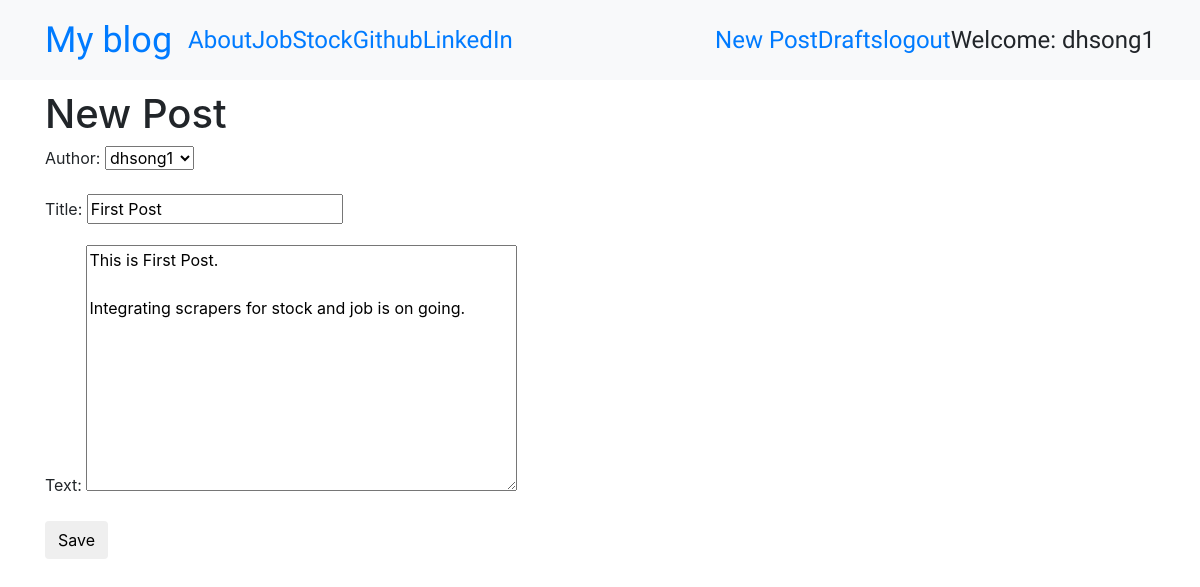
Screenshot of /post/1/edit/ (signed in) with the database file from the repository.
### blog/models.py (models this page shows, shortened)
class Post(models.Model):
    author = models.ForeignKey('auth.User', on_delete=models.CASCADE)
    title = models.CharField(max_length=200)
    text = models.TextField()
    created_date = models.DateTimeField(default=timezone.now)
    published_date = models.DateTimeField(blank=True, null=True)

### blog/views.py (the view)
# urls.py: path('post/<int:pk>/edit/',views.Post_Update_View.as_view(),name='post_edit'),
class Post_Update_View(LoginRequiredMixin,UpdateView):
    login_url = '/login/'
    redirect_field_name = 'blog/post_detail.html'
    form_class = PostForm
    model = Post

### blog/forms.py
class PostForm(forms.ModelForm):
    class Meta:
        model = Post
        fields = ('author', 'title', 'text',)
    widgets = {
        'title': forms.TextInput(attrs={'class':'textinputclass'}),
        'text': forms.Textarea(attrs={'class':'editable medium-editor-textarea postcontent'})
    }

### blog/templates/blog/post_form.html (shortened to what this page needs)
{% extends "blog/base.html" %}
{% block content %}
  <h1>New Post</h1>
  <form method="POST" class="post-form">
    {{ form.as_p }}
    <button type="submit" class="save btn btn-default">Save</button>
  </form>
{% endblock %}

### blog/templates/blog/base.html (shortened to what this page needs)
<!DOCTYPE html>
{% load static %}
<html>
  <head>
    <link rel="stylesheet" href="https://stackpath.bootstrapcdn.com/bootstrap/4.1.3/css/bootstrap.min.css">
    <link href="https://maxcdn.bootstrapcdn.com/font-awesome/4.7.0/css/font-awesome.min.css" rel="stylesheet">
    <link rel="stylesheet" href="//cdn.jsdelivr.net/npm/medium-editor@latest/dist/css/medium-editor.min.css" type="text/css" media="screen" charset="utf-8">
    <link rel="stylesheet" href="{% static 'css/blog.css' %}">
  </head>
  <body class="loader">
    <nav class="navbar navbar-expand-lg bg-light techfont">
      <div class="container">
        <div class="navbar-nav align-items-center">
          <a class="navbar-brand bigbrand" href="{% url 'post_list' %}">My blog</a>
          <a class="nav-item nav link" href="{% url 'about' %}">About</a>
          <a class="nav-item nav link" href="{% url 'job' %}">Job</a>
          <a class="nav-item nav link" href="{% url 'stock' %}">Stock</a>
          <a class="nav-item nav link" href="https://www.github.com">Github</a>
          <a class="nav-item nav link" href="https://www.linkedin.com">LinkedIn</a>
        </div>
        <div class="navbar-nav align-items-center ml-auto">
          {% if user.is_authenticated %}
            <a class="nav-item nav link"  href="{% url 'post_new' %}">New Post</a>
            <a class="nav-item nav link" href="{% url 'post_draft_list' %}">Drafts</a>
            <a class="nav-item nav link" href="{% url 'logout' %}">logout</a>
            <a>Welcome: {{user.username}}</a>
          {% else %}
            <a class="nav navbar-right" href="{% url 'login' %}" aria-label="Login">
              <span class="fa fa-user" aria-hidden="true"></span></a>
          {% endif %}
        </div>
      </div>
    </nav>
          <div class="content container">
            <div class="row">
              <div class="col-md-8">
                <div class="blog_posts">
                  {% block content %}
                  {% endblock %}
                </div>
              </div>
            </div>
          </div>
  </body>
</html>

### blog/static/css/blog.css (style rules this page uses)
.techfont { font-family: 'Sriracha', cursive; font-size: 1.5em; margin-bottom: 10px; }
.bigbrand { font-size: 1.5em; }

### rows the page displays
Post: author "dhsong1", title "First Post", text "This is First Post. Integrating scrapers for stock and job is on going."

### other values shown
{{ user.username }} "dhsong1"
